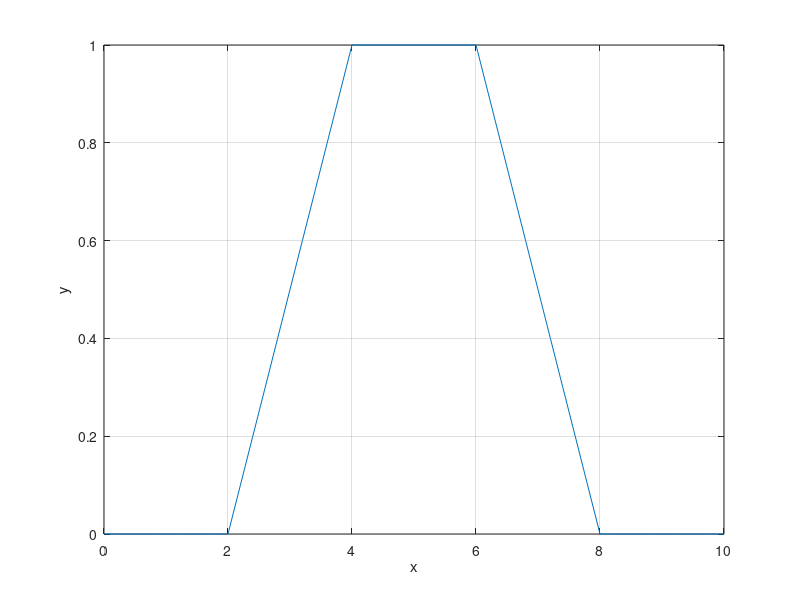

Recreate this plot in MATLAB.
%{
% ТРАПЕЦІЄПОДІБНА ФУНКЦІЯ НАЛЕЖНОСТІ (Trapezoidal Membership Function)
% ======================================================================
% Призначення: Демонстрація трапецієподібної функції належності
% Функція trapmf має плоску верхню частину (плато), що означає 
% діапазон значень з повною належністю (μ=1)
%
% Параметри trapmf: [a b c d]
%   a - початок лівого схилу (де μ=0)
%   b - кінець лівого схилу (де μ=1, початок плато)
%   c - початок правого схилу (кінець плато, де μ=1)
%   d - кінець правого схилу (де μ=0)
%
% Застосування: Представлення діапазонів з "чіткою зоною", наприклад
% "нормальна температура" від 36.3°C до 36.9°C
%}

% Створення вектора значень x від 0 до 10 з кроком 0.2
x = (0:0.2:10);

% Обчислення трапецієподібної функції належності та побудова графіка
% Параметри [2 4 6 8]: підйом 2→4, плато 4→6, спуск 6→8
y = trapmf(x, [2 4 6 8]); plot(x, y)

% Додавання сітки для кращої читабельності графіка
grid

% Підпис вертикальної осі (ступінь належності)
ylabel('y')

% Підпис горизонтальної осі (вхідна змінна)
xlabel('x')